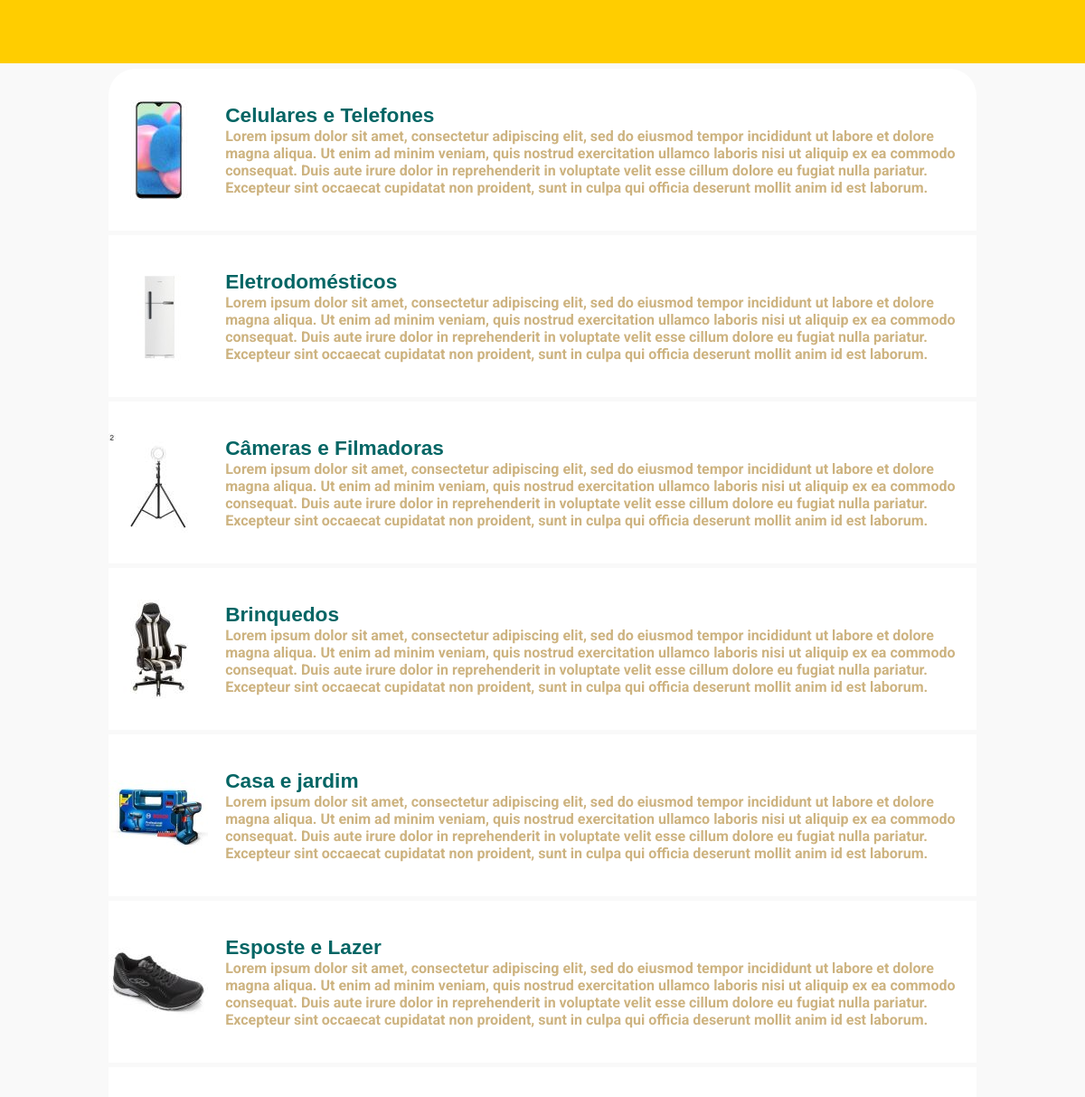
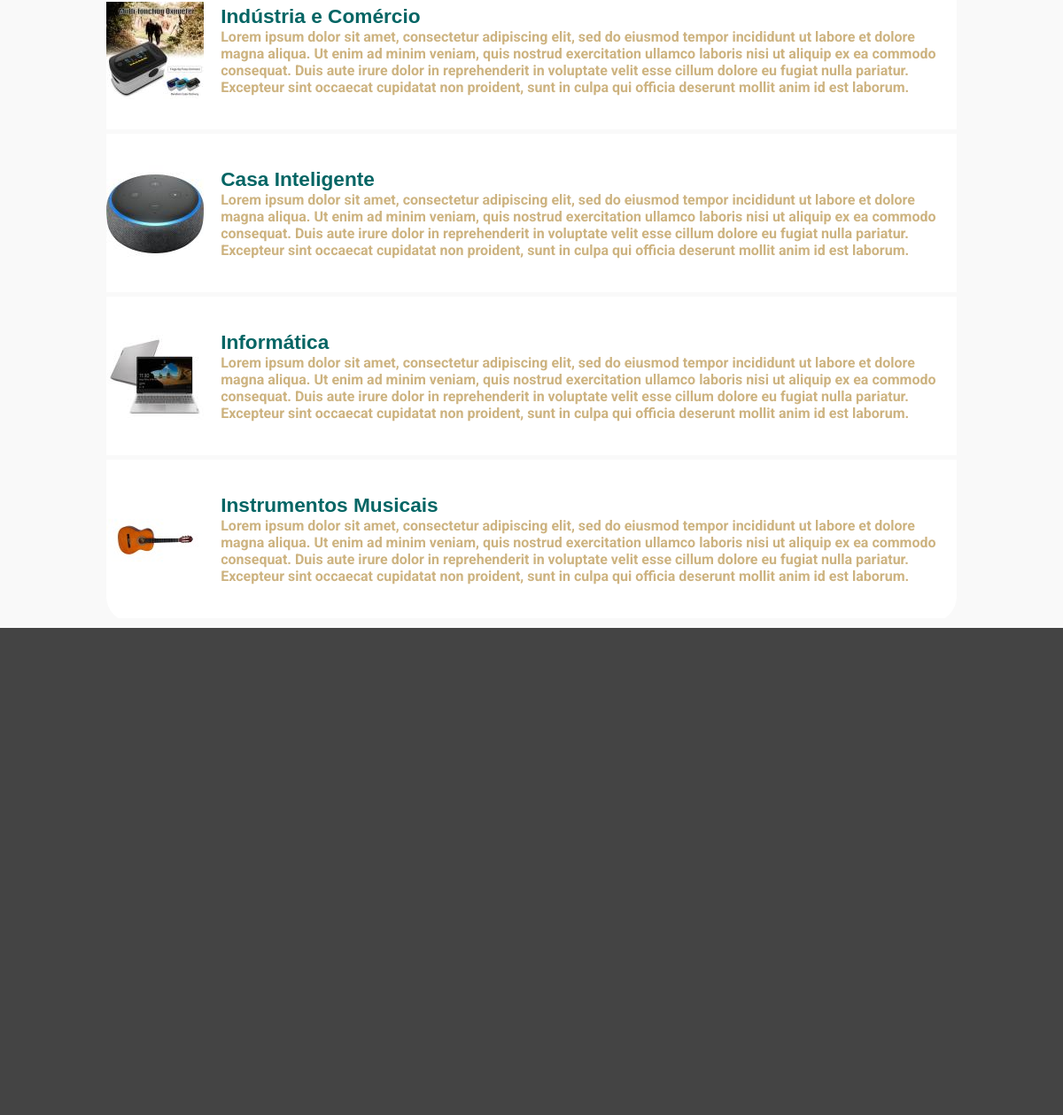
The page / on the database its author committed (2 pictures, top to bottom).
### tables this page shows
CREATE TABLE categorias(
    ID int PRIMARY KEY AUTO_INCREMENT,
    nome VARCHAR(50),
    descricao VARCHAR(1000),
    slug VARCHAR(50)

	
);

### index.php (called while the page is built)
<?php include 'categorias.php'; ?>

### div_categorias.php (the view)
<?php include 'conexao.php' ?>
 <ul>
<?php
    $result=$con->query('SELECT nome, descricao, slug FROM 	categorias');
    $result->setFetchMode(PDO::FETCH_ASSOC);
  foreach ($result as $row) {
	        print	 "<li>";
			print   "<div id='imagem_categoria'>";
			print    	" <img src='imagens/".$row['slug'].".jpg' alt='".$row['nome']."'> ";
			print       "</div>";
			print	    "<div id='dados_categoria'>";
			print	    	"<form action='subcategorias.php' method='get'>";
			print	    		"<button type='submit' name='categoria' value='".$row['slug']."'>";
			print	    	            "<h3>".$row['nome']."</h3>";
			print	            "</button>";
			print	        "</form>";
			print	    	"<h4>".$row['descricao']."</h4>";
			print	    "</div>";
		    print	"</li>";
  }
?>
</ul>

### categorias.php (shortened to what this page needs)
<!DOCTYPE html>
<html>
<head>
	<link rel="stylesheet" type="text/css" href="estilo_categoria.css">
</head>
<body>
	<header>
	</header>
	<main>
		<div id="parte_central">
			<?php  include 'div_categorias.php' ?>
		</div>
	</main>
	<footer>
	</footer>
</body>
</html>

### estilo_categoria.css (style rules this page uses)
* { margin: 0px; padding: 0px; box-sizing: border-box; }
html,body { height: 100%; width: 100%; }
body { display: grid; grid-template-columns: 100%; grid-template-rows: 70px auto 550px; font-family: 'Roboto', sans-serif; }
header { background-color: #ffcd00; }
main { padding: 0.5% 10% 0.5% 10%; background-color: #F9F9F9; }
#parte_central { background-color: white; border-radius: 30px; }
#parte_central li { list-style-type: none; display: flex; height: 184px; border-bottom: 5px solid #F9F9F9; flex-direction: row; justify-content: flex-start; }
#dados_categoria { margin-left: 2%; display: flex; flex-direction: column; justify-content: center; }
#dados_categoria h3 { color: #036564; font-size: 170%; }
#dados_categoria h4 { color: #cdb380; }
#imagem_categoria { display: flex; flex-direction: column; justify-content: center; }
#dados_categoria button { border-style: none; background-color: white; }
footer { background-color: #444444; }

### rows shown on the page
categorias: slug (picture), nome "Celulares e Telefones", descricao "Lorem ipsum dolor sit amet, consectetur adipiscing elit, sed do eiusmod tempor incididunt ut labore et dolore magna aliqua. Ut enim ad minim veniam, quis nostrud exercitation ullamco laboris nisi ut aliquip ex ea commodo consequat. Duis aute irure dolor in reprehenderit in voluptate velit esse cillum dolore eu fugiat nulla pariatur. Excepteur sint occaecat cupidatat non proident, sunt in culpa qui officia deserunt mollit anim id est laborum."
categorias: slug (picture), nome "Eletrodomésticos", descricao "Lorem ipsum dolor sit amet, consectetur adipiscing elit, sed do eiusmod tempor incididunt ut labore et dolore magna aliqua. Ut enim ad minim veniam, quis nostrud exercitation ullamco laboris nisi ut aliquip ex ea commodo consequat. Duis aute irure dolor in reprehenderit in voluptate velit esse cillum dolore eu fugiat nulla pariatur. Excepteur sint occaecat cupidatat non proident, sunt in culpa qui officia deserunt mollit anim id est laborum."
categorias: slug (picture), nome "Câmeras e Filmadoras", descricao "Lorem ipsum dolor sit amet, consectetur adipiscing elit, sed do eiusmod tempor incididunt ut labore et dolore magna aliqua. Ut enim ad minim veniam, quis nostrud exercitation ullamco laboris nisi ut aliquip ex ea commodo consequat. Duis aute irure dolor in reprehenderit in voluptate velit esse cillum dolore eu fugiat nulla pariatur. Excepteur sint occaecat cupidatat non proident, sunt in culpa qui officia deserunt mollit anim id est laborum."
categorias: slug (picture), nome "Brinquedos", descricao "Lorem ipsum dolor sit amet, consectetur adipiscing elit, sed do eiusmod tempor incididunt ut labore et dolore magna aliqua. Ut enim ad minim veniam, quis nostrud exercitation ullamco laboris nisi ut aliquip ex ea commodo consequat. Duis aute irure dolor in reprehenderit in voluptate velit esse cillum dolore eu fugiat nulla pariatur. Excepteur sint occaecat cupidatat non proident, sunt in culpa qui officia deserunt mollit anim id est laborum."
categorias: slug (picture), nome "Casa e jardim", descricao "Lorem ipsum dolor sit amet, consectetur adipiscing elit, sed do eiusmod tempor incididunt ut labore et dolore magna aliqua. Ut enim ad minim veniam, quis nostrud exercitation ullamco laboris nisi ut aliquip ex ea commodo consequat. Duis aute irure dolor in reprehenderit in voluptate velit esse cillum dolore eu fugiat nulla pariatur. Excepteur sint occaecat cupidatat non proident, sunt in culpa qui officia deserunt mollit anim id est laborum."
categorias: slug (picture), nome "Esposte e Lazer", descricao "Lorem ipsum dolor sit amet, consectetur adipiscing elit, sed do eiusmod tempor incididunt ut labore et dolore magna aliqua. Ut enim ad minim veniam, quis nostrud exercitation ullamco laboris nisi ut aliquip ex ea commodo consequat. Duis aute irure dolor in reprehenderit in voluptate velit esse cillum dolore eu fugiat nulla pariatur. Excepteur sint occaecat cupidatat non proident, sunt in culpa qui officia deserunt mollit anim id est laborum."
categorias: slug (picture), nome "Indústria e Comércio", descricao "Lorem ipsum dolor sit amet, consectetur adipiscing elit, sed do eiusmod tempor incididunt ut labore et dolore magna aliqua. Ut enim ad minim veniam, quis nostrud exercitation ullamco laboris nisi ut aliquip ex ea commodo consequat. Duis aute irure dolor in reprehenderit in voluptate velit esse cillum dolore eu fugiat nulla pariatur. Excepteur sint occaecat cupidatat non proident, sunt in culpa qui officia deserunt mollit anim id est laborum."
categorias: slug (picture), nome "Casa Inteligente", descricao "Lorem ipsum dolor sit amet, consectetur adipiscing elit, sed do eiusmod tempor incididunt ut labore et dolore magna aliqua. Ut enim ad minim veniam, quis nostrud exercitation ullamco laboris nisi ut aliquip ex ea commodo consequat. Duis aute irure dolor in reprehenderit in voluptate velit esse cillum dolore eu fugiat nulla pariatur. Excepteur sint occaecat cupidatat non proident, sunt in culpa qui officia deserunt mollit anim id est laborum."
categorias: slug (picture), nome "Informática", descricao "Lorem ipsum dolor sit amet, consectetur adipiscing elit, sed do eiusmod tempor incididunt ut labore et dolore magna aliqua. Ut enim ad minim veniam, quis nostrud exercitation ullamco laboris nisi ut aliquip ex ea commodo consequat. Duis aute irure dolor in reprehenderit in voluptate velit esse cillum dolore eu fugiat nulla pariatur. Excepteur sint occaecat cupidatat non proident, sunt in culpa qui officia deserunt mollit anim id est laborum."
categorias: slug (picture), nome "Instrumentos Musicais", descricao "Lorem ipsum dolor sit amet, consectetur adipiscing elit, sed do eiusmod tempor incididunt ut labore et dolore magna aliqua. Ut enim ad minim veniam, quis nostrud exercitation ullamco laboris nisi ut aliquip ex ea commodo consequat. Duis aute irure dolor in reprehenderit in voluptate velit esse cillum dolore eu fugiat nulla pariatur. Excepteur sint occaecat cupidatat non proident, sunt in culpa qui officia deserunt mollit anim id est laborum."
